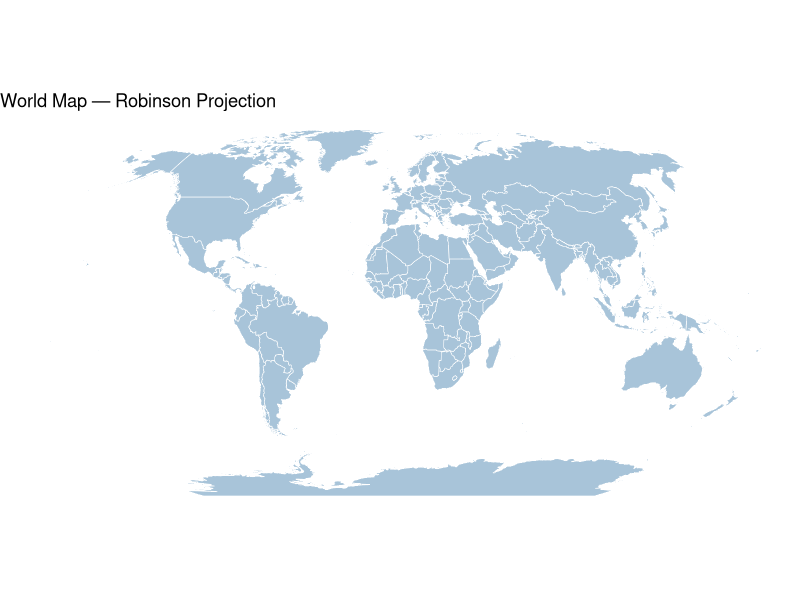
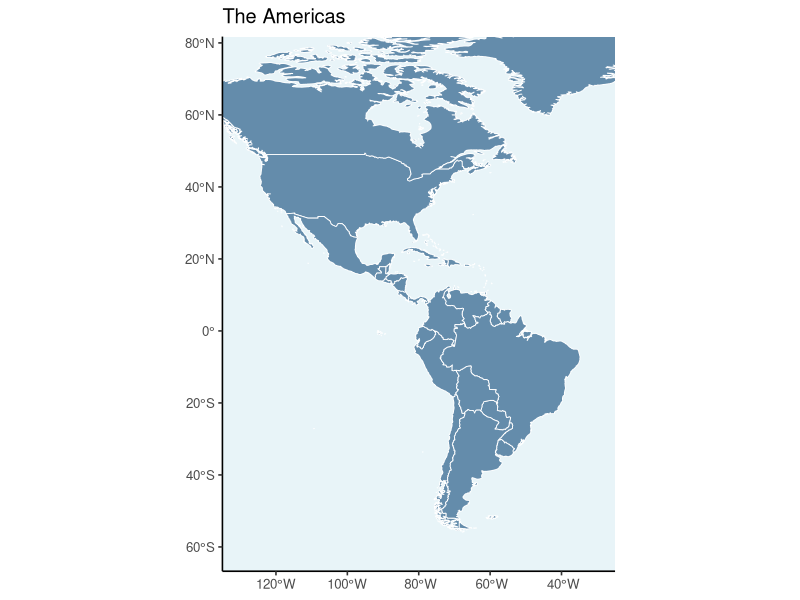
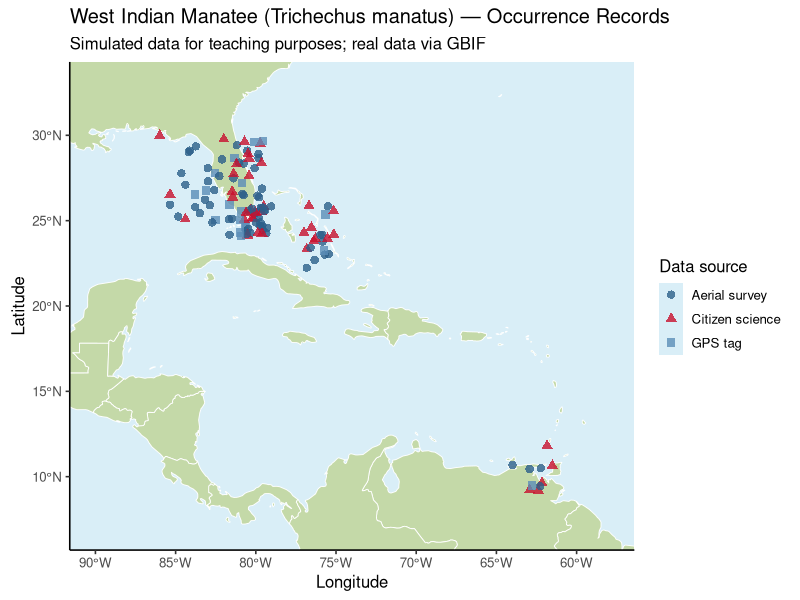

Write R code to recreate these figures, in order. (Note: this script raises an error after producing the figures.)
## ---- chunk 1
knitr::opts_chunk$set(echo = TRUE)
## ---- chunk 2
cat('
KEY CONCEPTS
=============

Geographic coordinates (WGS84, EPSG:4326):
  - Longitude: degrees East/West (-180 to +180)
  - Latitude:  degrees North/South (-90 to +90)
  - Used for GPS data, species occurrence records (GBIF, iNaturalist)

Projected coordinates (e.g., UTM, EPSG:32617 for eastern Florida):
  - X/Y in metres from a reference point
  - Needed for distance and area calculations
  - Each projection distorts some property (shape, area, distance)

CRS (Coordinate Reference System):
  - Defines how coordinates relate to positions on Earth
  - Always check that all data layers use the SAME CRS before overlaying
  - Transform with sf::st_transform(data, crs = EPSG_code)
')
## ---- chunk 3
# Install required packages if not available
# install.packages(c("sf", "rnaturalearth", "rnaturalearthdata"))
library(sf)
library(ggplot2)
library(rnaturalearth)
library(rnaturalearthdata)
library(dplyr)

# Download world country boundaries (Natural Earth)
world <- ne_countries(scale = "medium", returnclass = "sf")

# Basic world map
ggplot(world) +
  geom_sf(fill = "#A8C4D9", colour = "white", linewidth = 0.2) +
  coord_sf(crs = "+proj=robin") +   # Robinson projection
  labs(title = "World Map — Robinson Projection") +
  theme_void()
## ---- chunk 4
# Focus on the Americas — relevant for BCU's Florida/Caribbean context
americas <- world[world$continent %in% c("North America",
                                          "South America",
                                          "Caribbean"), ]

ggplot(americas) +
  geom_sf(fill = "#2C5F8A", colour = "white", linewidth = 0.3, alpha = 0.7) +
  coord_sf(xlim = c(-130, -30), ylim = c(-60, 75)) +
  labs(title = "The Americas") +
  theme_classic(base_size = 12) +
  theme(panel.background = element_rect(fill = "#E8F4F8"))
## ---- chunk 5
set.seed(42)

# Simulated manatee occurrence records (inspired by real GBIF distribution)
# Clustered around Florida coasts, Bahamas, and Caribbean islands
manatee_occ <- data.frame(
  longitude = c(
    runif(50, -83, -79.5),   # West Florida coast
    runif(30, -81, -79),     # South Florida / Keys
    runif(20, -77, -75),     # Bahamas
    runif(15, -86, -83),     # Gulf of Mexico coast
    runif(10, -64, -61)      # Caribbean (Trinidad/Tobago range)
  ),
  latitude = c(
    runif(50, 24, 30),       # West coast FL
    runif(30, 24, 26),       # S. Florida
    runif(20, 22, 26),       # Bahamas
    runif(15, 25, 30),       # Gulf coast
    runif(10, 9, 12)         # Caribbean south
  ),
  year     = sample(2015:2024, 125, replace = TRUE),
  source   = sample(c("Aerial survey", "Citizen science", "GPS tag"),
                    125, replace = TRUE, prob = c(0.5, 0.35, 0.15))
)

# Convert to sf point object
manatee_sf <- st_as_sf(manatee_occ,
                        coords = c("longitude", "latitude"),
                        crs    = 4326)

cat("Number of occurrence records:", nrow(manatee_sf), "\n")
cat("CRS:", st_crs(manatee_sf)$epsg, "\n")
## ---- chunk 6
# Base map: Caribbean and SE USA
caribbean_map <- ne_countries(scale = "medium", returnclass = "sf") |>
  filter(continent %in% c("North America", "South America") |
         subregion == "Caribbean")

ggplot() +
  geom_sf(data  = caribbean_map,
          fill  = "#C4D9A8",
          colour = "white",
          linewidth = 0.3) +
  geom_sf(data   = manatee_sf,
          aes(colour = source, shape = source),
          size   = 2.5,
          alpha  = 0.8) +
  scale_colour_manual(values = c("Aerial survey"   = "#2C5F8A",
                                 "Citizen science" = "#C8102E",
                                 "GPS tag"         = "#5B8DB8")) +
  coord_sf(xlim = c(-90, -58), ylim = c(7, 33)) +
  labs(title   = "West Indian Manatee (Trichechus manatus) — Occurrence Records",
       subtitle = "Simulated data for teaching purposes; real data via GBIF",
       colour  = "Data source",
       shape   = "Data source",
       x = "Longitude", y = "Latitude") +
  theme_classic(base_size = 12) +
  theme(panel.background = element_rect(fill = "#D9EEF7"))
## ---- chunk 7
# USA state boundaries
usa_states <- ne_states(country = "United States of America", returnclass = "sf")

# Highlight Florida
florida     <- usa_states[usa_states$name == "Florida", ]

ggplot() +
  geom_sf(data  = usa_states,
          fill  = "grey90",
          colour = "white", linewidth = 0.3) +
  geom_sf(data  = florida,
          fill  = "#2C5F8A",
          colour = "white", linewidth = 0.5) +
  coord_sf(xlim = c(-88, -79), ylim = c(24, 31)) +
  geom_sf(data   = manatee_sf[manatee_sf$source == "GPS tag", ],
          colour  = "#C8102E",
          size    = 3,
          alpha   = 0.9) +
  labs(title    = "GPS-Tagged Manatees — Florida Waters",
       subtitle  = "Red points = GPS tag records",
       x = "Longitude", y = "Latitude") +
  theme_classic(base_size = 12) +
  theme(panel.background = element_rect(fill = "#D9EEF7"))
## ---- chunk 8
# Simulate a biodiversity index for Caribbean and Central American countries
set.seed(99)
target_countries <- c("Jamaica", "Cuba", "Haiti", "Dominican Rep.",
                       "Trinidad and Tobago", "Barbados", "Costa Rica",
                       "Panama", "Guatemala", "Honduras", "Nicaragua",
                       "El Salvador", "Belize", "Mexico", "Colombia",
                       "Venezuela", "Guyana", "Suriname", "Puerto Rico")

bio_index <- data.frame(
  name       = target_countries,
  richness   = round(runif(length(target_countries), 20, 95))
)

# Join to map data
carib_bio <- caribbean_map |>
  left_join(bio_index, by = c("name_long" = "name"))

ggplot(carib_bio) +
  geom_sf(aes(fill = richness), colour = "white", linewidth = 0.3) +
  scale_fill_gradient(low = "#A8C4D9", high = "#1A3D5C",
                      na.value = "grey80",
                      name = "Species\nRichness Index") +
  coord_sf(xlim = c(-90, -58), ylim = c(7, 27)) +
  labs(title    = "Simulated Species Richness Index — Caribbean and Central America",
       subtitle  = "Darker = higher biodiversity index score",
       x = "Longitude", y = "Latitude") +
  theme_classic(base_size = 12) +
  theme(panel.background = element_rect(fill = "#D9EEF7"))
